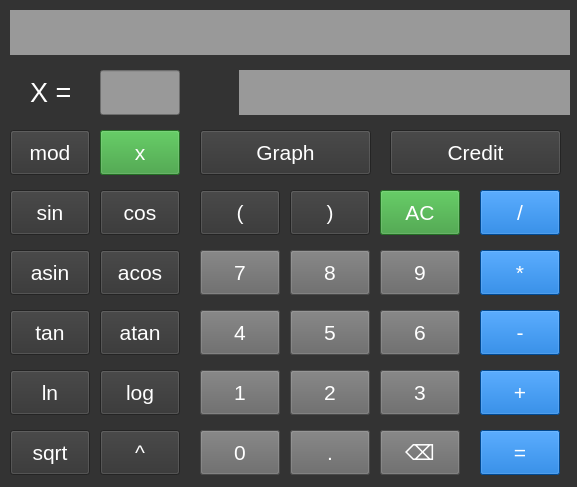
<?xml version="1.0" encoding="UTF-8"?>
<ui version="4.0">
 <class>MainWindow</class>
 <widget class="QMainWindow" name="MainWindow">
  <property name="geometry">
   <rect>
    <x>0</x>
    <y>0</y>
    <width>577</width>
    <height>487</height>
   </rect>
  </property>
  <property name="windowTitle">
   <string>MainWindow</string>
  </property>
  <property name="styleSheet">
   <string notr="true">QWidget {
	background-color: rgb(51, 51, 51);
}</string>
  </property>
  <widget class="QWidget" name="centralwidget">
   <widget class="QLabel" name="label_input">
    <property name="geometry">
     <rect>
      <x>10</x>
      <y>10</y>
      <width>560</width>
      <height>45</height>
     </rect>
    </property>
    <property name="styleSheet">
     <string notr="true">QLabel {	
	color: white;
	font-size: 20px;
	background-color: rgb(153, 153, 153);
}</string>
    </property>
    <property name="text">
     <string/>
    </property>
   </widget>
   <widget class="QPushButton" name="pushButton_x">
    <property name="geometry">
     <rect>
      <x>100</x>
      <y>130</y>
      <width>80</width>
      <height>45</height>
     </rect>
    </property>
    <property name="font">
     <font>
      <pointsize>16</pointsize>
     </font>
    </property>
    <property name="styleSheet">
     <string notr="true">QPushButton {
	color: white;
	background-color: rgb(51, 153, 51);
}
QPushButton:pressed {
	background-color: rgb(51, 204, 102) ;
}</string>
    </property>
    <property name="text">
     <string>x</string>
    </property>
   </widget>
   <widget class="QLabel" name="label_x">
    <property name="geometry">
     <rect>
      <x>30</x>
      <y>70</y>
      <width>51</width>
      <height>45</height>
     </rect>
    </property>
    <property name="font">
     <font>
      <pointsize>20</pointsize>
     </font>
    </property>
    <property name="styleSheet">
     <string notr="true">QLabel {	
	color: white;
	opacity: 100
}</string>
    </property>
    <property name="text">
     <string>X =</string>
    </property>
   </widget>
   <widget class="QLineEdit" name="lineEdit_x">
    <property name="geometry">
     <rect>
      <x>100</x>
      <y>70</y>
      <width>80</width>
      <height>45</height>
     </rect>
    </property>
    <property name="styleSheet">
     <string notr="true">QLineEdit {	
	color: white;
	font-size: 20px;
	background-color: rgb(153, 153, 153);
}</string>
    </property>
    <property name="text">
     <string/>
    </property>
   </widget>
   <widget class="QLabel" name="label_result">
    <property name="geometry">
     <rect>
      <x>239</x>
      <y>70</y>
      <width>331</width>
      <height>45</height>
     </rect>
    </property>
    <property name="styleSheet">
     <string notr="true">QLabel {	
	color: whiite;
	font-size: 20px;
	background-color: rgb(153, 153, 153);
}</string>
    </property>
    <property name="text">
     <string/>
    </property>
   </widget>
   <widget class="QPushButton" name="pushButton_7">
    <property name="geometry">
     <rect>
      <x>200</x>
      <y>250</y>
      <width>80</width>
      <height>45</height>
     </rect>
    </property>
    <property name="font">
     <font>
      <pointsize>16</pointsize>
     </font>
    </property>
    <property name="styleSheet">
     <string notr="true">color: rgb(255, 255, 255);
background-color: rgb(102, 102, 102);</string>
    </property>
    <property name="text">
     <string>7</string>
    </property>
   </widget>
   <widget class="QPushButton" name="pushButton_8">
    <property name="geometry">
     <rect>
      <x>290</x>
      <y>250</y>
      <width>80</width>
      <height>45</height>
     </rect>
    </property>
    <property name="font">
     <font>
      <pointsize>16</pointsize>
     </font>
    </property>
    <property name="styleSheet">
     <string notr="true">color: rgb(255, 255, 255);
background-color: rgb(102, 102, 102);</string>
    </property>
    <property name="text">
     <string>8</string>
    </property>
   </widget>
   <widget class="QPushButton" name="pushButton_9">
    <property name="geometry">
     <rect>
      <x>380</x>
      <y>250</y>
      <width>80</width>
      <height>45</height>
     </rect>
    </property>
    <property name="font">
     <font>
      <pointsize>16</pointsize>
     </font>
    </property>
    <property name="styleSheet">
     <string notr="true">color: rgb(255, 255, 255);
background-color: rgb(102, 102, 102);</string>
    </property>
    <property name="text">
     <string>9</string>
    </property>
   </widget>
   <widget class="QPushButton" name="pushButton_4">
    <property name="geometry">
     <rect>
      <x>200</x>
      <y>310</y>
      <width>80</width>
      <height>45</height>
     </rect>
    </property>
    <property name="font">
     <font>
      <pointsize>16</pointsize>
     </font>
    </property>
    <property name="styleSheet">
     <string notr="true">color: rgb(255, 255, 255);
background-color: rgb(102, 102, 102);</string>
    </property>
    <property name="text">
     <string>4</string>
    </property>
   </widget>
   <widget class="QPushButton" name="pushButton_5">
    <property name="geometry">
     <rect>
      <x>290</x>
      <y>310</y>
      <width>80</width>
      <height>45</height>
     </rect>
    </property>
    <property name="font">
     <font>
      <pointsize>16</pointsize>
     </font>
    </property>
    <property name="styleSheet">
     <string notr="true">color: rgb(255, 255, 255);
background-color: rgb(102, 102, 102);</string>
    </property>
    <property name="text">
     <string>5</string>
    </property>
   </widget>
   <widget class="QPushButton" name="pushButton_6">
    <property name="geometry">
     <rect>
      <x>380</x>
      <y>310</y>
      <width>80</width>
      <height>45</height>
     </rect>
    </property>
    <property name="font">
     <font>
      <pointsize>16</pointsize>
     </font>
    </property>
    <property name="styleSheet">
     <string notr="true">background-color: rgb(102, 102, 102);color: rgb(255, 255, 255);</string>
    </property>
    <property name="text">
     <string>6</string>
    </property>
   </widget>
   <widget class="QPushButton" name="pushButton_1">
    <property name="geometry">
     <rect>
      <x>200</x>
      <y>370</y>
      <width>80</width>
      <height>45</height>
     </rect>
    </property>
    <property name="font">
     <font>
      <pointsize>16</pointsize>
     </font>
    </property>
    <property name="styleSheet">
     <string notr="true">background-color: rgb(102, 102, 102);
color: rgb(255, 255, 255);</string>
    </property>
    <property name="text">
     <string>1</string>
    </property>
   </widget>
   <widget class="QPushButton" name="pushButton_2">
    <property name="geometry">
     <rect>
      <x>290</x>
      <y>370</y>
      <width>80</width>
      <height>45</height>
     </rect>
    </property>
    <property name="font">
     <font>
      <pointsize>16</pointsize>
     </font>
    </property>
    <property name="styleSheet">
     <string notr="true">color: rgb(255, 255, 255);
background-color: rgb(102, 102, 102);</string>
    </property>
    <property name="text">
     <string>2</string>
    </property>
   </widget>
   <widget class="QPushButton" name="pushButton_3">
    <property name="geometry">
     <rect>
      <x>380</x>
      <y>370</y>
      <width>80</width>
      <height>45</height>
     </rect>
    </property>
    <property name="font">
     <font>
      <pointsize>16</pointsize>
     </font>
    </property>
    <property name="styleSheet">
     <string notr="true">background-color: rgb(102, 102, 102);
color: rgb(255, 255, 255);</string>
    </property>
    <property name="text">
     <string>3</string>
    </property>
   </widget>
   <widget class="QPushButton" name="pushButton_del">
    <property name="geometry">
     <rect>
      <x>380</x>
      <y>430</y>
      <width>80</width>
      <height>45</height>
     </rect>
    </property>
    <property name="font">
     <font>
      <pointsize>16</pointsize>
     </font>
    </property>
    <property name="styleSheet">
     <string notr="true">background-color: rgb(102, 102, 102);
color: rgb(255, 255, 255);</string>
    </property>
    <property name="text">
     <string>⌫</string>
    </property>
   </widget>
   <widget class="QPushButton" name="pushButton_0">
    <property name="geometry">
     <rect>
      <x>200</x>
      <y>430</y>
      <width>80</width>
      <height>45</height>
     </rect>
    </property>
    <property name="font">
     <font>
      <pointsize>16</pointsize>
     </font>
    </property>
    <property name="styleSheet">
     <string notr="true">background-color: rgb(102, 102, 102);
color: rgb(255, 255, 255);</string>
    </property>
    <property name="text">
     <string>0</string>
    </property>
   </widget>
   <widget class="QPushButton" name="pushButton_dot">
    <property name="geometry">
     <rect>
      <x>290</x>
      <y>430</y>
      <width>80</width>
      <height>45</height>
     </rect>
    </property>
    <property name="font">
     <font>
      <pointsize>16</pointsize>
     </font>
    </property>
    <property name="styleSheet">
     <string notr="true">background-color: rgb(102, 102, 102);
color: rgb(255, 255, 255);</string>
    </property>
    <property name="text">
     <string>.</string>
    </property>
   </widget>
   <widget class="QPushButton" name="pushButton_equals">
    <property name="geometry">
     <rect>
      <x>480</x>
      <y>430</y>
      <width>80</width>
      <height>45</height>
     </rect>
    </property>
    <property name="font">
     <font>
      <pointsize>16</pointsize>
     </font>
    </property>
    <property name="styleSheet">
     <string notr="true">color: rgb(255, 255, 255);
background-color: rgb(0, 102, 204);</string>
    </property>
    <property name="text">
     <string>=</string>
    </property>
   </widget>
   <widget class="QPushButton" name="pushButton_plus">
    <property name="geometry">
     <rect>
      <x>480</x>
      <y>370</y>
      <width>80</width>
      <height>45</height>
     </rect>
    </property>
    <property name="font">
     <font>
      <pointsize>16</pointsize>
     </font>
    </property>
    <property name="styleSheet">
     <string notr="true">color: rgb(255, 255, 255);
background-color: rgb(0, 102, 204);</string>
    </property>
    <property name="text">
     <string>+</string>
    </property>
   </widget>
   <widget class="QPushButton" name="pushButton_mult">
    <property name="geometry">
     <rect>
      <x>480</x>
      <y>250</y>
      <width>80</width>
      <height>45</height>
     </rect>
    </property>
    <property name="font">
     <font>
      <pointsize>16</pointsize>
     </font>
    </property>
    <property name="styleSheet">
     <string notr="true">color: rgb(255, 255, 255);
background-color: rgb(0, 102, 204);</string>
    </property>
    <property name="text">
     <string>*</string>
    </property>
   </widget>
   <widget class="QPushButton" name="pushButton_min">
    <property name="geometry">
     <rect>
      <x>480</x>
      <y>310</y>
      <width>80</width>
      <height>45</height>
     </rect>
    </property>
    <property name="font">
     <font>
      <pointsize>16</pointsize>
     </font>
    </property>
    <property name="styleSheet">
     <string notr="true">color: rgb(255, 255, 255);
background-color: rgb(0, 102, 204);</string>
    </property>
    <property name="text">
     <string>-</string>
    </property>
   </widget>
   <widget class="QPushButton" name="pushButton_sqrt">
    <property name="geometry">
     <rect>
      <x>10</x>
      <y>430</y>
      <width>80</width>
      <height>45</height>
     </rect>
    </property>
    <property name="font">
     <font>
      <pointsize>16</pointsize>
     </font>
    </property>
    <property name="styleSheet">
     <string notr="true">color: rgb(255, 255, 255);</string>
    </property>
    <property name="text">
     <string>sqrt</string>
    </property>
   </widget>
   <widget class="QPushButton" name="pushButton_asin">
    <property name="geometry">
     <rect>
      <x>10</x>
      <y>250</y>
      <width>80</width>
      <height>45</height>
     </rect>
    </property>
    <property name="font">
     <font>
      <pointsize>16</pointsize>
     </font>
    </property>
    <property name="styleSheet">
     <string notr="true">color: rgb(255, 255, 255);</string>
    </property>
    <property name="text">
     <string>asin</string>
    </property>
   </widget>
   <widget class="QPushButton" name="pushButton_tan">
    <property name="geometry">
     <rect>
      <x>10</x>
      <y>310</y>
      <width>80</width>
      <height>45</height>
     </rect>
    </property>
    <property name="font">
     <font>
      <pointsize>16</pointsize>
     </font>
    </property>
    <property name="styleSheet">
     <string notr="true">color: rgb(255, 255, 255);</string>
    </property>
    <property name="text">
     <string>tan</string>
    </property>
   </widget>
   <widget class="QPushButton" name="pushButton_ln">
    <property name="geometry">
     <rect>
      <x>10</x>
      <y>370</y>
      <width>80</width>
      <height>45</height>
     </rect>
    </property>
    <property name="font">
     <font>
      <pointsize>16</pointsize>
     </font>
    </property>
    <property name="styleSheet">
     <string notr="true">color: rgb(255, 255, 255);</string>
    </property>
    <property name="text">
     <string>ln</string>
    </property>
   </widget>
   <widget class="QPushButton" name="pushButton_log">
    <property name="geometry">
     <rect>
      <x>100</x>
      <y>370</y>
      <width>80</width>
      <height>45</height>
     </rect>
    </property>
    <property name="font">
     <font>
      <pointsize>16</pointsize>
     </font>
    </property>
    <property name="styleSheet">
     <string notr="true">color: rgb(255, 255, 255);</string>
    </property>
    <property name="text">
     <string>log</string>
    </property>
   </widget>
   <widget class="QPushButton" name="pushButton_acos">
    <property name="geometry">
     <rect>
      <x>100</x>
      <y>250</y>
      <width>80</width>
      <height>45</height>
     </rect>
    </property>
    <property name="font">
     <font>
      <pointsize>16</pointsize>
     </font>
    </property>
    <property name="styleSheet">
     <string notr="true">color: rgb(255, 255, 255);</string>
    </property>
    <property name="text">
     <string>acos</string>
    </property>
   </widget>
   <widget class="QPushButton" name="pushButton_atan">
    <property name="geometry">
     <rect>
      <x>100</x>
      <y>310</y>
      <width>80</width>
      <height>45</height>
     </rect>
    </property>
    <property name="font">
     <font>
      <pointsize>16</pointsize>
     </font>
    </property>
    <property name="styleSheet">
     <string notr="true">color: rgb(255, 255, 255);</string>
    </property>
    <property name="text">
     <string>atan</string>
    </property>
   </widget>
   <widget class="QPushButton" name="pushButton_pow">
    <property name="geometry">
     <rect>
      <x>100</x>
      <y>430</y>
      <width>80</width>
      <height>45</height>
     </rect>
    </property>
    <property name="font">
     <font>
      <pointsize>16</pointsize>
     </font>
    </property>
    <property name="styleSheet">
     <string notr="true">color: rgb(255, 255, 255);</string>
    </property>
    <property name="text">
     <string>^</string>
    </property>
   </widget>
   <widget class="QPushButton" name="pushButton_cos">
    <property name="geometry">
     <rect>
      <x>100</x>
      <y>190</y>
      <width>80</width>
      <height>45</height>
     </rect>
    </property>
    <property name="font">
     <font>
      <pointsize>16</pointsize>
     </font>
    </property>
    <property name="styleSheet">
     <string notr="true">color: rgb(255, 255, 255);</string>
    </property>
    <property name="text">
     <string>cos</string>
    </property>
   </widget>
   <widget class="QPushButton" name="pushButton_sin">
    <property name="geometry">
     <rect>
      <x>10</x>
      <y>190</y>
      <width>80</width>
      <height>45</height>
     </rect>
    </property>
    <property name="font">
     <font>
      <pointsize>16</pointsize>
     </font>
    </property>
    <property name="styleSheet">
     <string notr="true">color: rgb(255, 255, 255);</string>
    </property>
    <property name="text">
     <string>sin</string>
    </property>
   </widget>
   <widget class="QPushButton" name="pushButton_open">
    <property name="geometry">
     <rect>
      <x>200</x>
      <y>190</y>
      <width>80</width>
      <height>45</height>
     </rect>
    </property>
    <property name="font">
     <font>
      <pointsize>16</pointsize>
     </font>
    </property>
    <property name="styleSheet">
     <string notr="true">color: rgb(255, 255, 255);</string>
    </property>
    <property name="text">
     <string>(</string>
    </property>
   </widget>
   <widget class="QPushButton" name="pushButton_div">
    <property name="geometry">
     <rect>
      <x>480</x>
      <y>190</y>
      <width>80</width>
      <height>45</height>
     </rect>
    </property>
    <property name="font">
     <font>
      <pointsize>16</pointsize>
     </font>
    </property>
    <property name="styleSheet">
     <string notr="true">color: rgb(255, 255, 255);
background-color: rgb(0, 102, 204);</string>
    </property>
    <property name="text">
     <string>/</string>
    </property>
   </widget>
   <widget class="QPushButton" name="pushButton_close">
    <property name="geometry">
     <rect>
      <x>290</x>
      <y>190</y>
      <width>80</width>
      <height>45</height>
     </rect>
    </property>
    <property name="font">
     <font>
      <pointsize>16</pointsize>
     </font>
    </property>
    <property name="styleSheet">
     <string notr="true">color: white;
background-color: rgb(51, 51, 51);</string>
    </property>
    <property name="text">
     <string>)</string>
    </property>
   </widget>
   <widget class="QPushButton" name="pushButton_clean">
    <property name="geometry">
     <rect>
      <x>380</x>
      <y>190</y>
      <width>80</width>
      <height>45</height>
     </rect>
    </property>
    <property name="font">
     <font>
      <pointsize>16</pointsize>
     </font>
    </property>
    <property name="styleSheet">
     <string notr="true">QPushButton {
	color: white;
	background-color: rgb(51, 153, 51);
}</string>
    </property>
    <property name="text">
     <string>AC</string>
    </property>
   </widget>
   <widget class="QPushButton" name="pushButton_graph">
    <property name="geometry">
     <rect>
      <x>200</x>
      <y>130</y>
      <width>171</width>
      <height>45</height>
     </rect>
    </property>
    <property name="font">
     <font>
      <pointsize>16</pointsize>
     </font>
    </property>
    <property name="styleSheet">
     <string notr="true">color: rgb(255, 255, 255);
</string>
    </property>
    <property name="text">
     <string>Graph</string>
    </property>
   </widget>
   <widget class="QPushButton" name="pushButton_credit">
    <property name="geometry">
     <rect>
      <x>390</x>
      <y>130</y>
      <width>171</width>
      <height>45</height>
     </rect>
    </property>
    <property name="font">
     <font>
      <pointsize>16</pointsize>
     </font>
    </property>
    <property name="styleSheet">
     <string notr="true">color: rgb(255, 255, 255);
</string>
    </property>
    <property name="text">
     <string>Credit</string>
    </property>
   </widget>
   <widget class="QPushButton" name="pushButton_mod">
    <property name="geometry">
     <rect>
      <x>10</x>
      <y>130</y>
      <width>80</width>
      <height>45</height>
     </rect>
    </property>
    <property name="font">
     <font>
      <pointsize>16</pointsize>
     </font>
    </property>
    <property name="styleSheet">
     <string notr="true">color: rgb(255, 255, 255);</string>
    </property>
    <property name="text">
     <string>mod</string>
    </property>
   </widget>
  </widget>
 </widget>
 <resources/>
 <connections/>
</ui>
